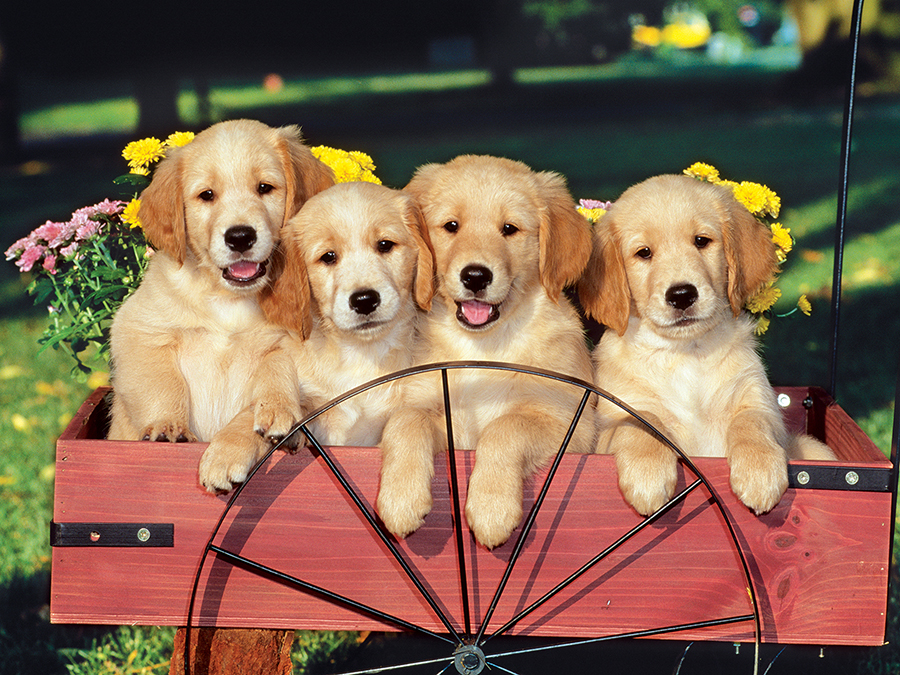
#> input picture images/dog.jpg, 900 x 675 px
$ python geometric_tranformation3.py
#> lines starting #> are read from the running program, lines starting #| are printed output that depends on the picture
import numpy as np
import cv2

img = cv2.imread('images/dog.jpg')
#> img is the input picture: shape (675, 900, 3); mean B, G, R 80.4, 102.2, 130.7

cv2.imshow("Original", img)
cv2.waitKey(0)

# rotation
rows, cols, _ = img.shape
#> rows = 675; cols = 900
M = cv2.getRotationMatrix2D((cols/2, rows/2), 90, 1)
dst = cv2.warpAffine(img, M, (cols, rows))
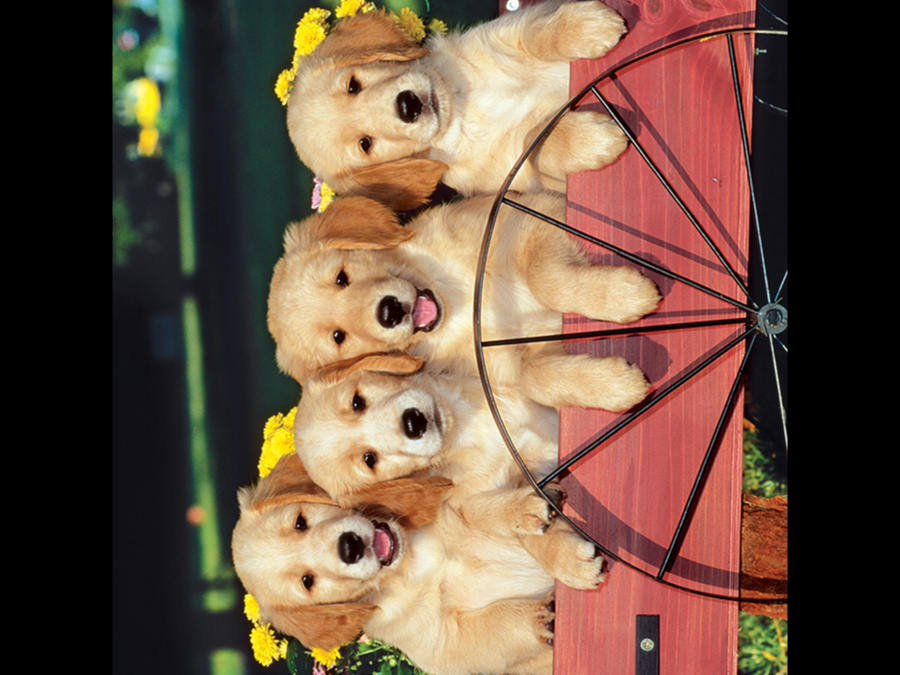
#> dst: shape (675, 900, 3); mean B, G, R 66.1, 83.2, 108.8
cv2.imshow("Rotated", dst)
cv2.waitKey(0)

$ run again, with images/lab3b.jpg copied over images/dog.jpg
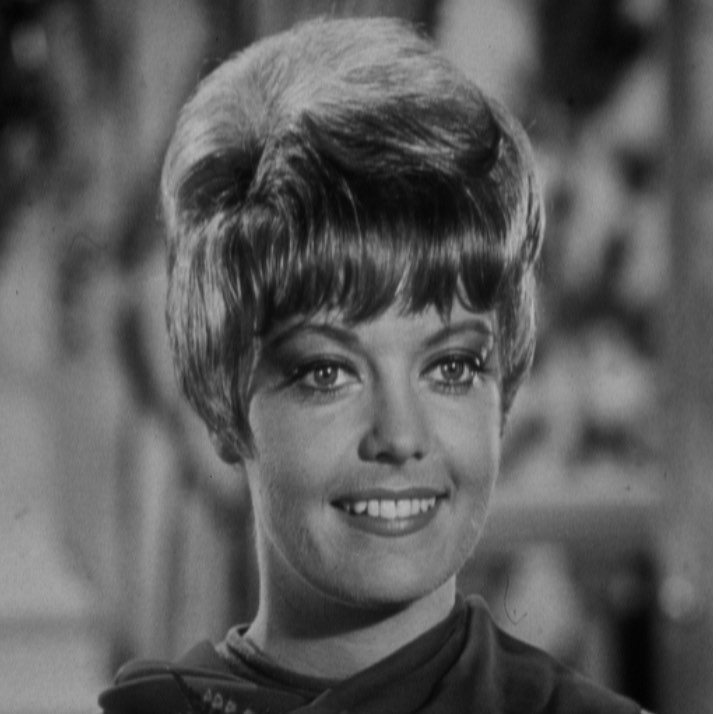
#> input picture images/lab3b.jpg, 716 x 714 px
#> img is the input picture: shape (714, 716, 3); min 1, max 255, mean 91.9
#> `dst = cv2.warpAffine(img, M, (cols, rows))`:
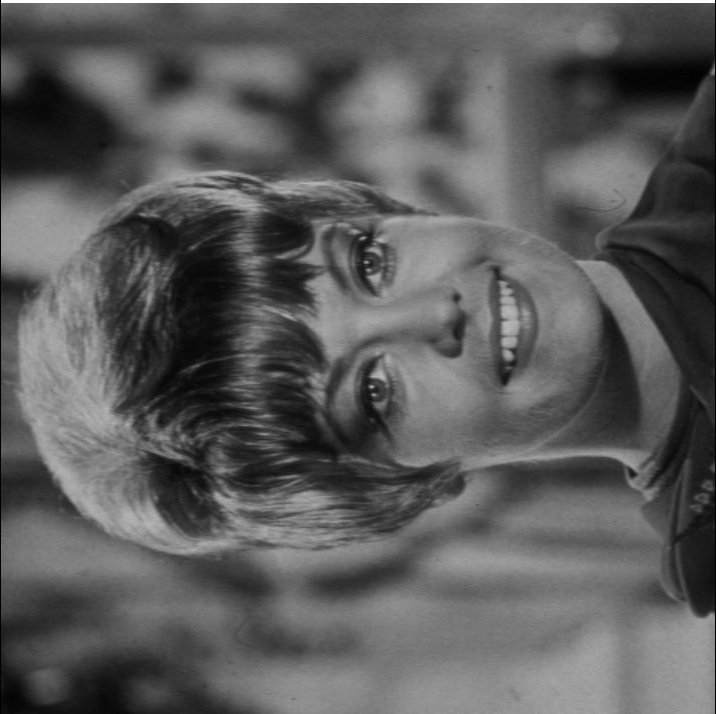
#> dst: shape (714, 716, 3); min 0, max 255, mean 91.6
